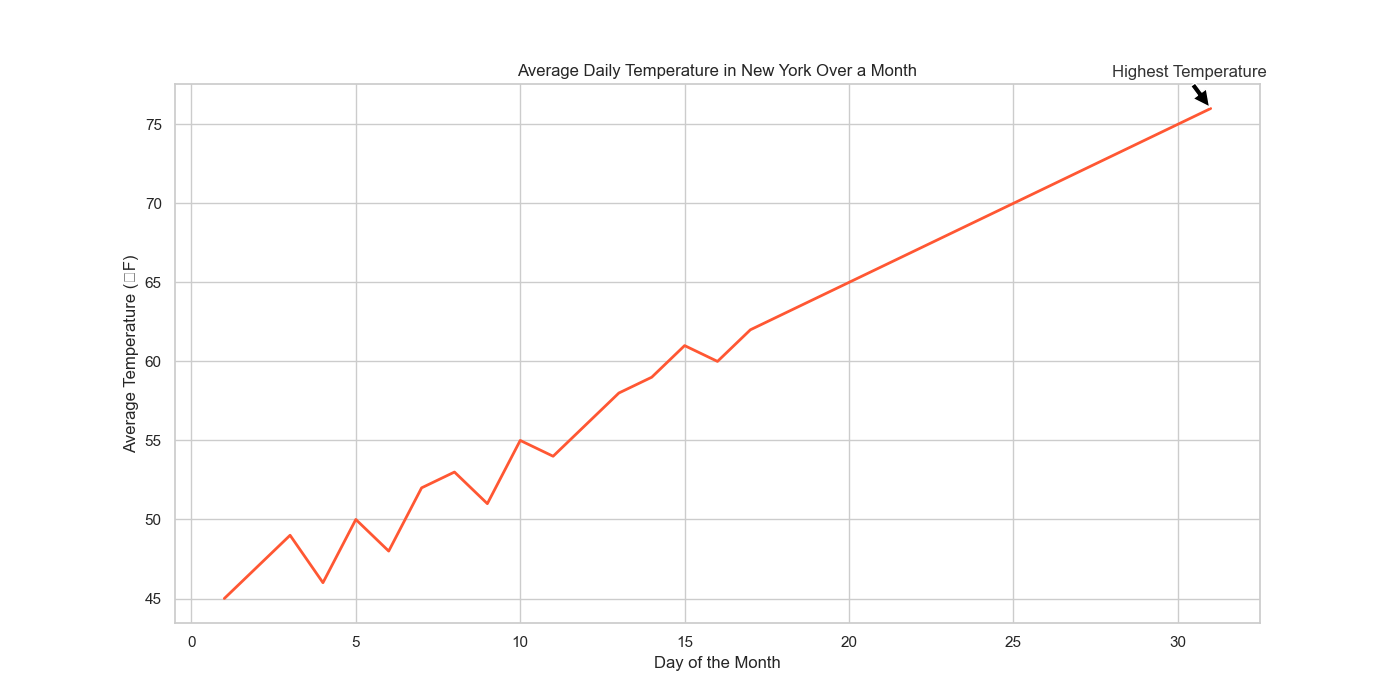

Here is the Python script that generated this plot:

import pandas as pd
import seaborn as sns
import matplotlib.pyplot as plt

# Creating the data
data = {
    'Day': [i for i in range(1, 32)],
    'Average Daily Temperature (°F)': [
        45, 47, 49, 46, 50, 48, 52, 53, 51, 55, 54, 56, 58, 59, 61, 
        60, 62, 63, 64, 65, 66, 67, 68, 69, 70, 71, 72, 73, 74, 75, 76
    ]
}

# Creating a DataFrame
df = pd.DataFrame(data)

# Setting the theme and size of the plot
sns.set_theme(style="whitegrid")
plt.figure(figsize=(14, 7))

# Creating the lineplot
temp_plot = sns.lineplot(
    x='Day',
    y='Average Daily Temperature (°F)',
    data=df,
    color="#FF5733",
    lw=2
)

# Adding title and labels
plt.title('Average Daily Temperature in New York Over a Month')
plt.xlabel('Day of the Month')
plt.ylabel('Average Temperature (°F)')

# Annotations: highlighting the highest temperature
plt.annotate(
    'Highest Temperature',
    xy=(31, 76),
    xytext=(28, 78),
    arrowprops=dict(facecolor='black', shrink=0.05),
    fontsize=12,
    color='#333333'
)

# Show the plot
plt.show()
